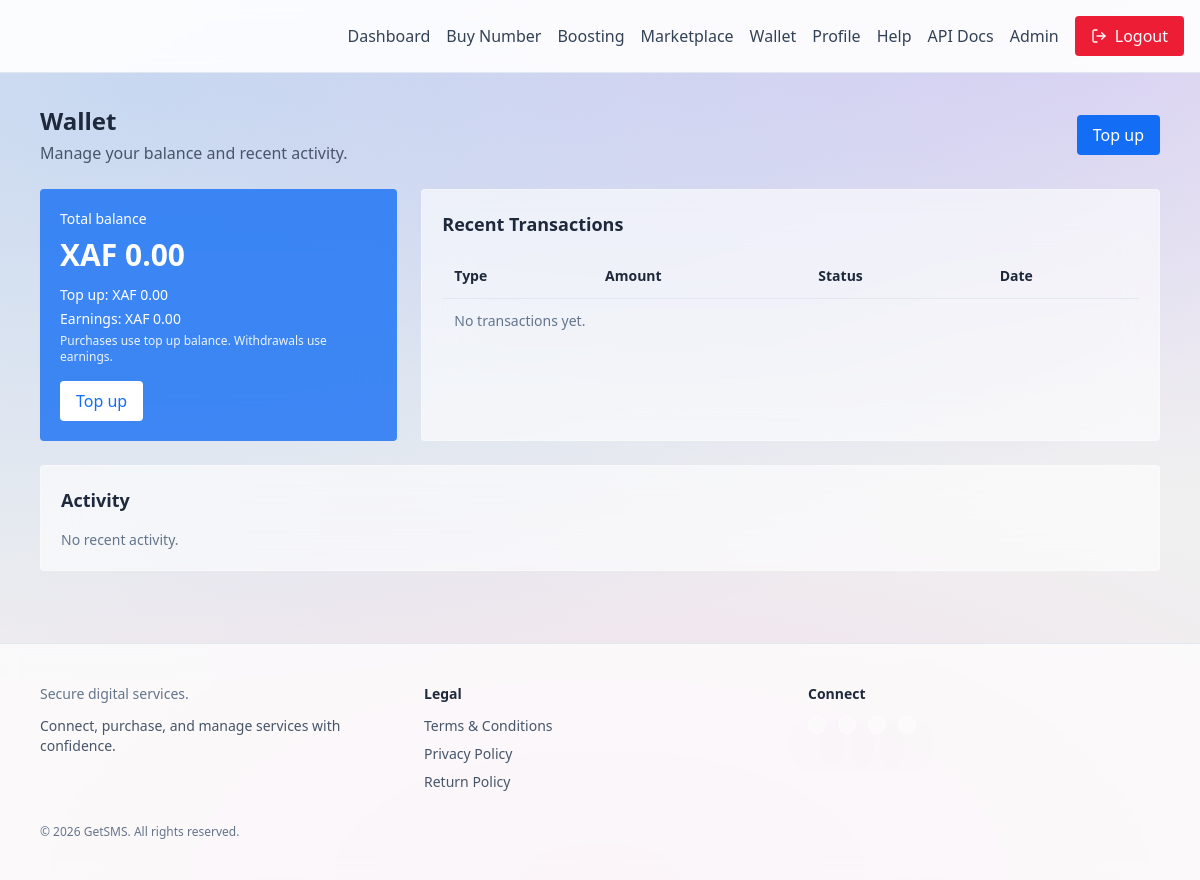
Screenshot of /public/wallet (signed in) with the database file from the repository.
### tables this page shows
CREATE TABLE IF NOT EXISTS users (
    id INT AUTO_INCREMENT PRIMARY KEY,
    name VARCHAR(120) NOT NULL,
    email VARCHAR(180) NOT NULL UNIQUE,
    phone_number VARCHAR(40) NULL,
    country VARCHAR(120) NULL,
    password_hash VARCHAR(255) NOT NULL,
    role ENUM('user','admin') DEFAULT 'user',
    balance DECIMAL(12,2) DEFAULT 0,
    balance_topup DECIMAL(12,2) DEFAULT 0,
    balance_earnings DECIMAL(12,2) DEFAULT 0,
    store_slug VARCHAR(120) NULL UNIQUE,
    store_name VARCHAR(160) NULL,
    store_tagline VARCHAR(220) NULL,
    store_description TEXT NULL,
    profile_image VARCHAR(255) NULL,
    referral_code VARCHAR(24) NULL UNIQUE,
    referred_by INT NULL,
    first_deposit_at DATETIME NULL,
    referral_rewarded TINYINT(1) NOT NULL DEFAULT 0,
    active TINYINT(1) DEFAULT 1,
    created_at TIMESTAMP DEFAULT CURRENT_TIMESTAMP
);

### app/helpers.php (called while the page is built, shortened)
<?php
function render(string $view, array $data = []): void
{
    extract($data);
    require __DIR__ . '/views/layout.php';
}
function current_user(): ?array
{
    return $_SESSION['user'] ?? null;
}
function require_auth(): void
{
    $user = current_user();
    $stmt = db()->prepare('SELECT * FROM users WHERE id = ? LIMIT 1');
    $stmt->execute([$user['id']]);
}

### app/controllers/UserController.php (called while the page is built, shortened)
<?php
class UserController
{
    private TransactionRepository $transactions;
    private SettingsRepository $settings;
    public function __construct()
    {
        $this->transactions = new TransactionRepository();
        $this->settings = new SettingsRepository();
    }
    public function wallet(): void
    {
        $user = current_user();
        $transactions = $this->transactions->allByUser($user['id']);
        $activity = [];
        usort($activity, function ($a, $b) {
            return strtotime((string)($b['created_at'] ?? '')) <=> strtotime((string)($a['created_at'] ?? ''));
        });
        render('user/wallet', [
            'title' => 'Wallet',
            'balance' => (float)($user['balance'] ?? 0),
            'balanceTopup' => (float)($user['balance_topup'] ?? $user['balance'] ?? 0),
            'balanceEarnings' => (float)($user['balance_earnings'] ?? 0),
            'transactions' => $transactions,
            'activity' => $activity,
            'activePaymentProvider' => $this->settings->get('active_payment_provider') ?? 'fapshi',
        ]);
    }
}

### app/db.php (called while the page is built)
<?php
function db(): PDO
{
    static $pdo = null;
    if ($pdo) {
        return $pdo;
    }
    $config = require __DIR__ . '/config.php';
    $db = $config['db'];
    $dsn = sprintf('mysql:host=%s;dbname=%s;charset=%s', $db['host'], $db['name'], $db['charset']);
    $pdo = new PDO($dsn, $db['user'], $db['pass'], [
        PDO::ATTR_ERRMODE => PDO::ERRMODE_EXCEPTION,
        PDO::ATTR_DEFAULT_FETCH_MODE => PDO::FETCH_ASSOC,
    ]);
    return $pdo;
}

### app/views/user/wallet.php (the view, shortened to what this page needs)
<div class="space-y-6">
    <div class="flex flex-col md:flex-row md:items-center md:justify-between gap-4">
        <div>
            <h2 class="text-2xl font-semibold">Wallet</h2>
            <p class="text-slate-600 mt-1">Manage your balance and recent activity.</p>
        </div>
        <button id="openTopup" class="bg-primary text-white px-4 py-2 rounded">Top up</button>
    </div>
    <div class="grid md:grid-cols-3 gap-6">
        <div class="md:col-span-1 bg-primary/80 text-white rounded p-5 backdrop-blur-xl">
            <p class="text-sm">Total balance</p>
            <p class="text-3xl font-semibold mt-2">XAF <?= number_format((float)($balance ?? 0), 2) ?></p>
            <div class="mt-3 text-sm space-y-1">
                <p>Top up: XAF <?= number_format((float)($balanceTopup ?? 0), 2) ?></p>
                <p>Earnings: XAF <?= number_format((float)($balanceEarnings ?? 0), 2) ?></p>
                <p class="text-xs opacity-90">Purchases use top up balance. Withdrawals use earnings.</p>
            </div>
            <button id="openTopupCard" class="mt-4 bg-white text-primary px-4 py-2 rounded">Top up</button>
        </div>
        <div class="md:col-span-2 bg-white/60 border border-white/30 rounded p-5 backdrop-blur-xl">
            <div class="flex items-center justify-between">
                <h3 class="text-lg font-semibold">Recent Transactions</h3>
            </div>
            <div class="mt-4 overflow-x-auto">
                <table class="w-full text-sm">
                    <thead>
                        <tr class="text-left border-b border-slate-200">
                            <th class="p-3">Type</th>
                            <th class="p-3">Amount</th>
                            <th class="p-3">Status</th>
                            <th class="p-3">Date</th>
                        </tr>
                    </thead>
                    <tbody>
                        <?php if (empty($transactions)): ?>
                            <tr><td class="p-3 text-slate-500" colspan="4">No transactions yet.</td></tr>
                        <?php endif; ?>
                    </tbody>
                </table>
            </div>
        </div>
    </div>
    <div class="bg-white/60 border border-white/30 rounded p-5 backdrop-blur-xl">
        <h3 class="text-lg font-semibold">Activity</h3>
        <div class="mt-4">
            <?php if (empty($activity)): ?>
                <p class="text-slate-500 text-sm">No recent activity.</p>
            <?php endif; ?>
        </div>
    </div>
</div>

### app/views/layout.php (style rules this page uses)
:root { color-scheme: light; --glass-bg: rgba(255, 255, 255, 0.18); --glass-border: rgba(255, 255, 255, 0.35); --glass-shadow: 0 20px 60px rgba(8, 8, 8, 0.12); --glass-blur: blur(18px); }
body { background: radial-gradient(1200px 600px at 10% 10%, rgba(20, 110, 245, 0.18), transparent), radial-gradient(1000px 500px at 90% 0%, rgba(122, 61, 255, 0.16), transparent), radial-gradient(900px 450px at 50% 100%, rgba(237, 82, 203, 0.12), transparent), #F0F0F0; color: #080808; }

### rows the page displays
users: balance "0.00", balance_topup "0.00", balance_earnings "0.00"
